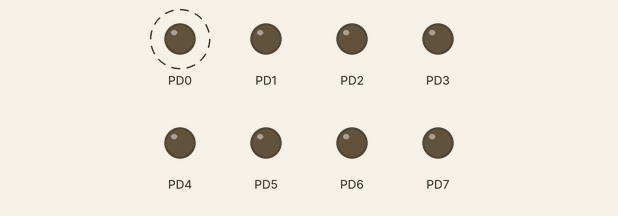
Simulated run of this program. Board: ATmega8, built with avr-gcc and emulated at 4 MHz. Shown: output pins drawn as LEDs (lit = HIGH). Dashed ring = blinking.

Above: at 0.5 s.
Timing chart, 0 to 4.6 s (numbered marks = the images above):
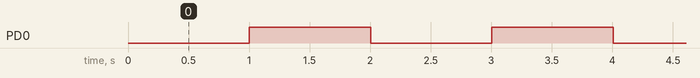

Measured:
- by itself, PD0: alternates HIGH for 1.0 s and LOW for 1.0 s

The program:

Blink_LED_BV.c
```c
#define F_CPU 4000000UL /* 4 MHz Internal Oscillator */
#include <avr/io.h>
#include <util/delay.h>

/* function for long delay */
void delay_ms(uint16_t ms) {
  while ( ms )
  {
    _delay_ms(1);
    ms--;
  }
}

int main (void)
{
  /* POPRTD is digital output */
      DDRD  = 0xff;                  // use all pins on PortD for output
	  PORTD = 0x00;                  // set output low -> turn all LEDs off
//	DDRD = _BV (0);					//This was in original code using 1 LED

  /* loop forever */
  while (1)
  {
    /* clear PD0 on PORTD (digital high) and delay for 1 Second */
    PORTD &= ~_BV(0);
    delay_ms(1000);

    /* set PD0 on PORTD (digital low) and delay for 1 Second */
    PORTD |= _BV(0);
    delay_ms(1000);
  }
}
```
